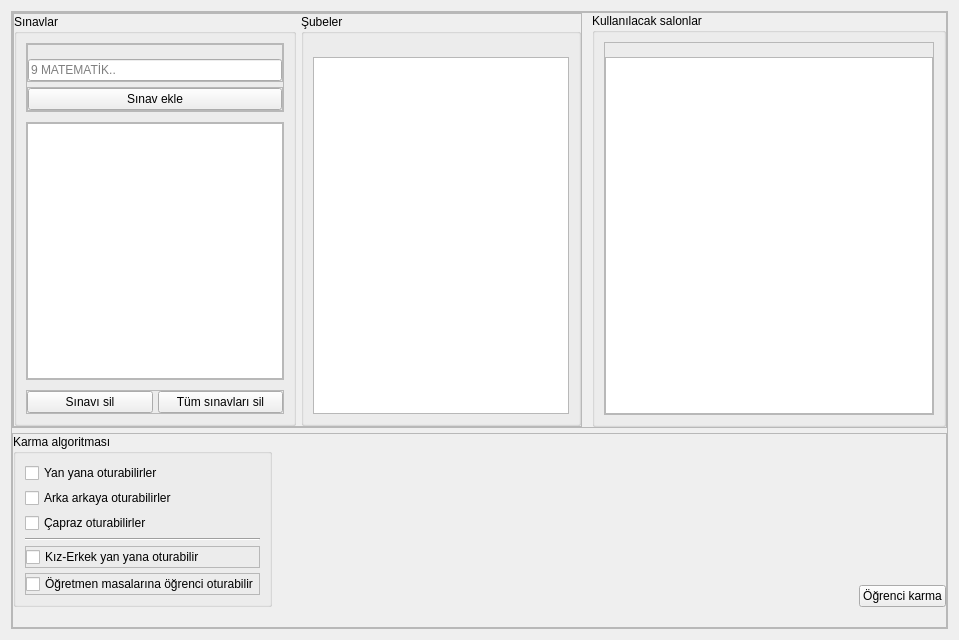
<?xml version="1.0" encoding="UTF-8"?>
<ui version="4.0">
 <class>Frame</class>
 <widget class="QFrame" name="Frame">
  <property name="geometry">
   <rect>
    <x>0</x>
    <y>0</y>
    <width>959</width>
    <height>640</height>
   </rect>
  </property>
  <property name="windowTitle">
   <string>Frame</string>
  </property>
  <layout class="QHBoxLayout" name="horizontalLayout">
   <item>
    <widget class="QFrame" name="mainFrame">
     <property name="sizePolicy">
      <sizepolicy hsizetype="Expanding" vsizetype="Preferred">
       <horstretch>0</horstretch>
       <verstretch>0</verstretch>
      </sizepolicy>
     </property>
     <property name="frameShape">
      <enum>QFrame::StyledPanel</enum>
     </property>
     <property name="frameShadow">
      <enum>QFrame::Raised</enum>
     </property>
     <layout class="QVBoxLayout" name="verticalLayout">
      <property name="spacing">
       <number>5</number>
      </property>
      <property name="leftMargin">
       <number>0</number>
      </property>
      <property name="topMargin">
       <number>0</number>
      </property>
      <property name="rightMargin">
       <number>0</number>
      </property>
      <property name="bottomMargin">
       <number>0</number>
      </property>
      <item>
       <widget class="QFrame" name="upperFrame">
        <property name="frameShape">
         <enum>QFrame::StyledPanel</enum>
        </property>
        <property name="frameShadow">
         <enum>QFrame::Raised</enum>
        </property>
        <layout class="QHBoxLayout" name="horizontalLayout_7">
         <property name="spacing">
          <number>10</number>
         </property>
         <property name="leftMargin">
          <number>0</number>
         </property>
         <property name="topMargin">
          <number>0</number>
         </property>
         <property name="rightMargin">
          <number>0</number>
         </property>
         <property name="bottomMargin">
          <number>0</number>
         </property>
         <item alignment="Qt::AlignLeft">
          <widget class="QFrame" name="sinavlarVeOgrencilerFrame">
           <property name="frameShape">
            <enum>QFrame::StyledPanel</enum>
           </property>
           <property name="frameShadow">
            <enum>QFrame::Raised</enum>
           </property>
           <layout class="QHBoxLayout" name="horizontalLayout_20">
            <property name="spacing">
             <number>5</number>
            </property>
            <property name="leftMargin">
             <number>0</number>
            </property>
            <property name="topMargin">
             <number>0</number>
            </property>
            <property name="rightMargin">
             <number>0</number>
            </property>
            <property name="bottomMargin">
             <number>0</number>
            </property>
            <item>
             <widget class="QGroupBox" name="derslerGroupBox">
              <property name="title">
               <string>Sınavlar</string>
              </property>
              <layout class="QVBoxLayout" name="verticalLayout_6">
               <property name="spacing">
                <number>10</number>
               </property>
               <property name="leftMargin">
                <number>9</number>
               </property>
               <property name="topMargin">
                <number>9</number>
               </property>
               <property name="rightMargin">
                <number>9</number>
               </property>
               <property name="bottomMargin">
                <number>9</number>
               </property>
               <item>
                <widget class="QFrame" name="frame">
                 <property name="frameShape">
                  <enum>QFrame::StyledPanel</enum>
                 </property>
                 <property name="frameShadow">
                  <enum>QFrame::Raised</enum>
                 </property>
                 <layout class="QVBoxLayout" name="verticalLayout_2">
                  <property name="spacing">
                   <number>5</number>
                  </property>
                  <property name="leftMargin">
                   <number>0</number>
                  </property>
                  <property name="topMargin">
                   <number>0</number>
                  </property>
                  <property name="rightMargin">
                   <number>0</number>
                  </property>
                  <property name="bottomMargin">
                   <number>0</number>
                  </property>
                  <item>
                   <widget class="QFrame" name="frame_6">
                    <property name="frameShape">
                     <enum>QFrame::StyledPanel</enum>
                    </property>
                    <property name="frameShadow">
                     <enum>QFrame::Raised</enum>
                    </property>
                    <layout class="QVBoxLayout" name="verticalLayout_3">
                     <property name="spacing">
                      <number>0</number>
                     </property>
                     <property name="leftMargin">
                      <number>0</number>
                     </property>
                     <property name="topMargin">
                      <number>0</number>
                     </property>
                     <property name="rightMargin">
                      <number>0</number>
                     </property>
                     <property name="bottomMargin">
                      <number>0</number>
                     </property>
                     <item>
                      <widget class="QLabel" name="examNameInLabel">
                       <property name="styleSheet">
                        <string notr="true">color: rgb(246, 97, 81);</string>
                       </property>
                       <property name="text">
                        <string/>
                       </property>
                      </widget>
                     </item>
                     <item>
                      <widget class="QLineEdit" name="examNameIn">
                       <property name="placeholderText">
                        <string>9 MATEMATİK..</string>
                       </property>
                      </widget>
                     </item>
                    </layout>
                   </widget>
                  </item>
                  <item>
                   <widget class="QFrame" name="frame_10">
                    <property name="frameShape">
                     <enum>QFrame::StyledPanel</enum>
                    </property>
                    <property name="frameShadow">
                     <enum>QFrame::Raised</enum>
                    </property>
                    <layout class="QHBoxLayout" name="horizontalLayout_11">
                     <property name="spacing">
                      <number>0</number>
                     </property>
                     <property name="leftMargin">
                      <number>0</number>
                     </property>
                     <property name="topMargin">
                      <number>0</number>
                     </property>
                     <property name="rightMargin">
                      <number>0</number>
                     </property>
                     <property name="bottomMargin">
                      <number>0</number>
                     </property>
                     <item>
                      <widget class="QPushButton" name="addButton">
                       <property name="text">
                        <string>Sınav ekle</string>
                       </property>
                      </widget>
                     </item>
                    </layout>
                   </widget>
                  </item>
                 </layout>
                </widget>
               </item>
               <item>
                <widget class="QFrame" name="frame_13">
                 <property name="frameShape">
                  <enum>QFrame::StyledPanel</enum>
                 </property>
                 <property name="frameShadow">
                  <enum>QFrame::Raised</enum>
                 </property>
                 <layout class="QHBoxLayout" name="horizontalLayout_13">
                  <property name="spacing">
                   <number>0</number>
                  </property>
                  <property name="leftMargin">
                   <number>0</number>
                  </property>
                  <property name="topMargin">
                   <number>0</number>
                  </property>
                  <property name="rightMargin">
                   <number>0</number>
                  </property>
                  <property name="bottomMargin">
                   <number>0</number>
                  </property>
                  <item>
                   <widget class="QTableWidget" name="examTableWidget">
                    <property name="styleSheet">
                     <string notr="true"/>
                    </property>
                   </widget>
                  </item>
                 </layout>
                </widget>
               </item>
               <item>
                <widget class="QFrame" name="frame_15">
                 <property name="frameShape">
                  <enum>QFrame::StyledPanel</enum>
                 </property>
                 <property name="frameShadow">
                  <enum>QFrame::Raised</enum>
                 </property>
                 <layout class="QHBoxLayout" name="horizontalLayout_14">
                  <property name="spacing">
                   <number>5</number>
                  </property>
                  <property name="leftMargin">
                   <number>0</number>
                  </property>
                  <property name="topMargin">
                   <number>0</number>
                  </property>
                  <property name="rightMargin">
                   <number>0</number>
                  </property>
                  <property name="bottomMargin">
                   <number>0</number>
                  </property>
                  <item>
                   <widget class="QPushButton" name="removeButton">
                    <property name="text">
                     <string>Sınavı sil</string>
                    </property>
                   </widget>
                  </item>
                  <item>
                   <widget class="QPushButton" name="removeAllButton">
                    <property name="text">
                     <string>Tüm sınavları sil</string>
                    </property>
                   </widget>
                  </item>
                 </layout>
                </widget>
               </item>
              </layout>
             </widget>
            </item>
            <item>
             <widget class="QGroupBox" name="subelerGroupBox">
              <property name="title">
               <string>Şubeler</string>
              </property>
              <layout class="QVBoxLayout" name="verticalLayout_11">
               <property name="spacing">
                <number>0</number>
               </property>
               <property name="leftMargin">
                <number>9</number>
               </property>
               <property name="topMargin">
                <number>9</number>
               </property>
               <property name="rightMargin">
                <number>9</number>
               </property>
               <property name="bottomMargin">
                <number>9</number>
               </property>
               <item>
                <widget class="QLabel" name="gradeNamesLabel">
                 <property name="styleSheet">
                  <string notr="true">color: rgb(246, 97, 81);</string>
                 </property>
                 <property name="text">
                  <string/>
                 </property>
                </widget>
               </item>
               <item>
                <widget class="QListWidget" name="gradeListWidget"/>
               </item>
              </layout>
             </widget>
            </item>
           </layout>
          </widget>
         </item>
         <item>
          <widget class="QGroupBox" name="salonlarGroupBox">
           <property name="sizePolicy">
            <sizepolicy hsizetype="Expanding" vsizetype="Preferred">
             <horstretch>0</horstretch>
             <verstretch>0</verstretch>
            </sizepolicy>
           </property>
           <property name="mouseTracking">
            <bool>false</bool>
           </property>
           <property name="title">
            <string>Kullanılacak salonlar</string>
           </property>
           <layout class="QVBoxLayout" name="verticalLayout_7">
            <property name="spacing">
             <number>0</number>
            </property>
            <property name="leftMargin">
             <number>9</number>
            </property>
            <property name="topMargin">
             <number>9</number>
            </property>
            <property name="rightMargin">
             <number>9</number>
            </property>
            <property name="bottomMargin">
             <number>9</number>
            </property>
            <item>
             <widget class="QFrame" name="frame_14">
              <property name="frameShape">
               <enum>QFrame::StyledPanel</enum>
              </property>
              <property name="frameShadow">
               <enum>QFrame::Raised</enum>
              </property>
              <layout class="QVBoxLayout" name="verticalLayout_8">
               <property name="spacing">
                <number>0</number>
               </property>
               <property name="leftMargin">
                <number>0</number>
               </property>
               <property name="topMargin">
                <number>0</number>
               </property>
               <property name="rightMargin">
                <number>0</number>
               </property>
               <property name="bottomMargin">
                <number>0</number>
               </property>
               <item>
                <widget class="QLabel" name="classroomNamesLabel">
                 <property name="styleSheet">
                  <string notr="true">color: rgb(246, 97, 81);</string>
                 </property>
                 <property name="text">
                  <string/>
                 </property>
                </widget>
               </item>
               <item>
                <widget class="QListWidget" name="classroomListWidget"/>
               </item>
              </layout>
             </widget>
            </item>
           </layout>
          </widget>
         </item>
        </layout>
       </widget>
      </item>
      <item>
       <widget class="QFrame" name="bottom">
        <property name="frameShape">
         <enum>QFrame::StyledPanel</enum>
        </property>
        <property name="frameShadow">
         <enum>QFrame::Raised</enum>
        </property>
        <layout class="QHBoxLayout" name="horizontalLayout_21">
         <property name="spacing">
          <number>0</number>
         </property>
         <property name="leftMargin">
          <number>0</number>
         </property>
         <property name="topMargin">
          <number>0</number>
         </property>
         <property name="rightMargin">
          <number>0</number>
         </property>
         <property name="bottomMargin">
          <number>20</number>
         </property>
         <item alignment="Qt::AlignLeft">
          <widget class="QGroupBox" name="optionsGroup">
           <property name="styleSheet">
            <string notr="true"/>
           </property>
           <property name="title">
            <string>Karma algoritması</string>
           </property>
           <layout class="QHBoxLayout" name="horizontalLayout_15">
            <property name="spacing">
             <number>0</number>
            </property>
            <property name="leftMargin">
             <number>9</number>
            </property>
            <property name="topMargin">
             <number>9</number>
            </property>
            <property name="rightMargin">
             <number>9</number>
            </property>
            <property name="bottomMargin">
             <number>9</number>
            </property>
            <item alignment="Qt::AlignLeft|Qt::AlignTop">
             <widget class="QFrame" name="frame_2">
              <layout class="QVBoxLayout" name="verticalLayout_9">
               <property name="spacing">
                <number>5</number>
               </property>
               <property name="leftMargin">
                <number>0</number>
               </property>
               <property name="topMargin">
                <number>0</number>
               </property>
               <property name="rightMargin">
                <number>0</number>
               </property>
               <property name="bottomMargin">
                <number>0</number>
               </property>
               <item>
                <widget class="QCheckBox" name="sidebyside_sitting">
                 <property name="sizePolicy">
                  <sizepolicy hsizetype="Fixed" vsizetype="Fixed">
                   <horstretch>0</horstretch>
                   <verstretch>0</verstretch>
                  </sizepolicy>
                 </property>
                 <property name="text">
                  <string>Yan yana oturabilirler</string>
                 </property>
                 <property name="checked">
                  <bool>false</bool>
                 </property>
                </widget>
               </item>
               <item>
                <widget class="QCheckBox" name="backtoback_sitting">
                 <property name="sizePolicy">
                  <sizepolicy hsizetype="Fixed" vsizetype="Fixed">
                   <horstretch>0</horstretch>
                   <verstretch>0</verstretch>
                  </sizepolicy>
                 </property>
                 <property name="text">
                  <string>Arka arkaya oturabilirler</string>
                 </property>
                 <property name="checked">
                  <bool>false</bool>
                 </property>
                </widget>
               </item>
               <item>
                <widget class="QCheckBox" name="crossbycross_sitting">
                 <property name="sizePolicy">
                  <sizepolicy hsizetype="Fixed" vsizetype="Fixed">
                   <horstretch>0</horstretch>
                   <verstretch>0</verstretch>
                  </sizepolicy>
                 </property>
                 <property name="text">
                  <string>Çapraz oturabilirler</string>
                 </property>
                 <property name="checked">
                  <bool>false</bool>
                 </property>
                </widget>
               </item>
               <item>
                <widget class="Line" name="line">
                 <property name="orientation">
                  <enum>Qt::Horizontal</enum>
                 </property>
                </widget>
               </item>
               <item>
                <widget class="QFrame" name="frame_17">
                 <property name="frameShape">
                  <enum>QFrame::StyledPanel</enum>
                 </property>
                 <property name="frameShadow">
                  <enum>QFrame::Raised</enum>
                 </property>
                 <layout class="QHBoxLayout" name="horizontalLayout_17">
                  <property name="leftMargin">
                   <number>0</number>
                  </property>
                  <property name="topMargin">
                   <number>0</number>
                  </property>
                  <property name="rightMargin">
                   <number>0</number>
                  </property>
                  <property name="bottomMargin">
                   <number>0</number>
                  </property>
                  <item alignment="Qt::AlignLeft">
                   <widget class="QCheckBox" name="kizErkek">
                    <property name="sizePolicy">
                     <sizepolicy hsizetype="Fixed" vsizetype="Fixed">
                      <horstretch>0</horstretch>
                      <verstretch>0</verstretch>
                     </sizepolicy>
                    </property>
                    <property name="text">
                     <string>Kız-Erkek yan yana oturabilir</string>
                    </property>
                    <property name="checked">
                     <bool>false</bool>
                    </property>
                   </widget>
                  </item>
                 </layout>
                </widget>
               </item>
               <item>
                <widget class="QFrame" name="frame_16">
                 <property name="frameShape">
                  <enum>QFrame::StyledPanel</enum>
                 </property>
                 <property name="frameShadow">
                  <enum>QFrame::Raised</enum>
                 </property>
                 <layout class="QHBoxLayout" name="horizontalLayout_16">
                  <property name="spacing">
                   <number>0</number>
                  </property>
                  <property name="leftMargin">
                   <number>0</number>
                  </property>
                  <property name="topMargin">
                   <number>0</number>
                  </property>
                  <property name="rightMargin">
                   <number>0</number>
                  </property>
                  <property name="bottomMargin">
                   <number>0</number>
                  </property>
                  <item alignment="Qt::AlignLeft">
                   <widget class="QCheckBox" name="ogretmenMasasi">
                    <property name="sizePolicy">
                     <sizepolicy hsizetype="Fixed" vsizetype="Fixed">
                      <horstretch>0</horstretch>
                      <verstretch>0</verstretch>
                     </sizepolicy>
                    </property>
                    <property name="text">
                     <string>Öğretmen masalarına öğrenci oturabilir</string>
                    </property>
                    <property name="checked">
                     <bool>false</bool>
                    </property>
                   </widget>
                  </item>
                 </layout>
                </widget>
               </item>
              </layout>
             </widget>
            </item>
           </layout>
          </widget>
         </item>
         <item alignment="Qt::AlignRight">
          <widget class="QGroupBox" name="groupBox">
           <property name="styleSheet">
            <string notr="true">QGroupBox {
border: none;
}</string>
           </property>
           <property name="title">
            <string/>
           </property>
           <layout class="QHBoxLayout" name="horizontalLayout_22">
            <property name="spacing">
             <number>0</number>
            </property>
            <property name="leftMargin">
             <number>0</number>
            </property>
            <property name="topMargin">
             <number>0</number>
            </property>
            <property name="rightMargin">
             <number>0</number>
            </property>
            <property name="bottomMargin">
             <number>0</number>
            </property>
            <item alignment="Qt::AlignRight|Qt::AlignBottom">
             <widget class="QPushButton" name="createButton">
              <property name="text">
               <string>Öğrenci karma</string>
              </property>
             </widget>
            </item>
           </layout>
          </widget>
         </item>
        </layout>
       </widget>
      </item>
     </layout>
    </widget>
   </item>
  </layout>
 </widget>
 <resources/>
 <connections/>
</ui>
